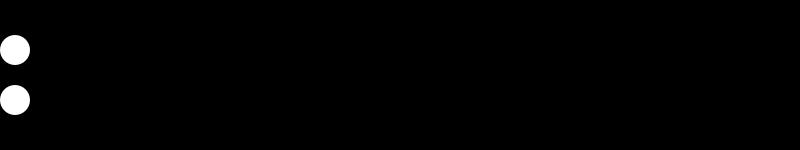
Frame 1 (no input)
Frame 60 (the mouse pressed at the canvas centre just before this capture): identical to frame 1, image omitted
Frame 120 (the mouse held since frame 60 and released just before this capture): identical to frame 1, image omitted

The Processing sketch that drew this single still picture (run headless with seeded random() and noise(); from frame 60 on, the mouse is pressed at the canvas centre):

// Processing sketch: LinearAndAcceleration
// ── LinearAndAcceleration.pde
float x1 = 15;
float y1 = 50;
float x2 = 15;
float y2 = 100;

float radius = 15.0;
float velocity1 = 11;
float velocity2 = 0;
float friction = 0.99;
float acceleration = 0.32;
boolean canStart = false;

void setup() {
  size(800, 150);
  noStroke();
  ellipseMode(RADIUS);
}

void draw() {
  fill(0);
  rect(0, 0, width, height);
  fill(255);
  
  if (canStart) {
    x1 += velocity1;
    
    velocity2 += acceleration;
    x2 += velocity2;
  }
  
  
  if (x1 > width - radius) {
    x1 = width - radius;
    //velocity = -velocity;
  }
  if (x2 > width - radius) {
    x2 = width - radius;
    //velocity = -velocity;
  }
  
  ellipse(x1, y1, radius, radius);
  ellipse(x2, y2, radius, radius);
}

void keyPressed() {
  switch(key) {
    case ' ':
    canStart = true;
  }
}
